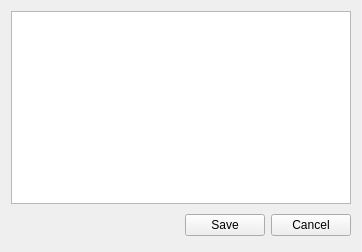
<?xml version="1.0" encoding="UTF-8"?>
<ui version="4.0">
 <class>ModifyDefinitionDialog</class>
 <widget class="QWidget" name="ModifyDefinitionDialog">
  <property name="geometry">
   <rect>
    <x>0</x>
    <y>0</y>
    <width>362</width>
    <height>252</height>
   </rect>
  </property>
  <property name="windowTitle">
   <string notr="true">Form</string>
  </property>
  <layout class="QVBoxLayout" name="verticalLayout">
   <item>
    <widget class="QTextEdit" name="m_textEdit"/>
   </item>
   <item>
    <layout class="QHBoxLayout" name="horizontalLayout">
     <item>
      <spacer>
       <property name="orientation">
        <enum>Qt::Horizontal</enum>
       </property>
       <property name="sizeHint" stdset="0">
        <size>
         <width>131</width>
         <height>31</height>
        </size>
       </property>
      </spacer>
     </item>
     <item>
      <widget class="DSGUI::DSPushButton" name="m_btnSave">
       <property name="text">
        <string>Save</string>
       </property>
      </widget>
     </item>
     <item>
      <widget class="DSGUI::DSPushButton" name="m_btnCancel">
       <property name="text">
        <string>Cancel</string>
       </property>
      </widget>
     </item>
    </layout>
   </item>
  </layout>
 </widget>
 <customwidgets>
  <customwidget>
   <class>DSGUI::DSPushButton</class>
   <extends>QPushButton</extends>
   <header location="global">PushButton/PushButton.h</header>
  </customwidget>
 </customwidgets>
 <resources/>
 <connections/>
</ui>
